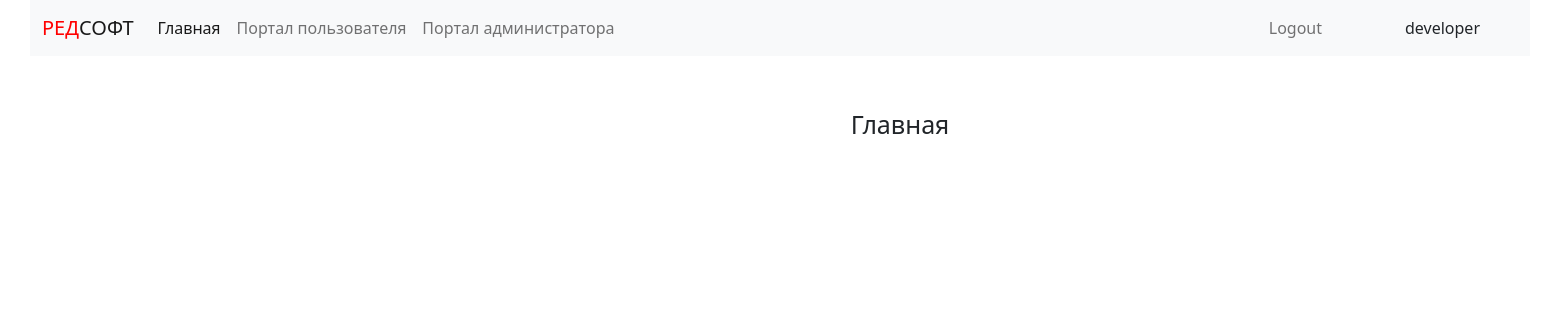
The page / (signed in) on the database as committed earlier.
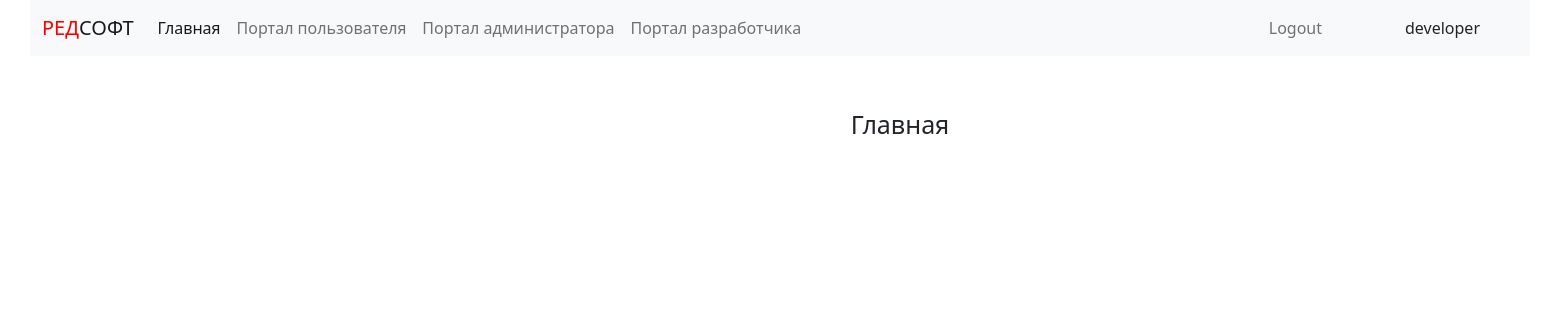
The same page on the database as committed later.
### mainapp/views.py (the view)
# urls.py: path('', mainapp.main, name="index"),
def main(request):
    return render(request, 'mainapp/index.html')

### mainapp/templates/mainapp/index.html
{% extends 'mainapp/base.html' %}
{% load static %}
{% block content %}
    <div class="content">
        <p>
            Главная
        </p>
    </div>
{% endblock %}

### mainapp/templates/mainapp/base.html (shortened to what this page needs)
<!DOCTYPE html>
{% load static %}
<html lang="en">
<head>
    {% block head %}
        <link rel="stylesheet" type="text/css" href="{% static 'css/bootstrap.min.css' %}">
        <link rel="stylesheet" type="text/css" href="{% static 'css/style.css' %}">
    {% endblock %}
</head>
<body>
        <div class="bloсk">
            <div class="header">
                <nav class="navbar navbar-expand-lg navbar-light bg-light right-log">
                  <div class="container-fluid">
                      <a class="navbar-brand" href="{% url 'index' %}"><h><span style="color: red">РЕД</span>СОФТ</h></a>
                    <div class="collapse navbar-collapse" id="navbarNav">
                      <ul class="navbar-nav">
                        <li class="nav-item">
                          <a class="nav-link active" aria-current="page" href="{% url 'index' %}">Главная</a>
                        </li>
                          {% if user.is_authenticated %}
                                {% if user.role == 'ADMIN' or user.role == 'USER' or user.is_superuser%}
                        <li class="nav-item">
                          <a class="nav-link" href="{% url 'main:user' %}">Портал пользователя</a>
                        </li>
                                {% endif %}
                                {% if user.role == 'ADMIN' or user.is_superuser%}
                          <li class="nav-item">
                          <a class="nav-link" href="{% url 'main:admin' %}">Портал администратора</a>
                        </li>
                                {% endif %}
                                {% if user.is_superuser%}
                          <li class="nav-item">
                          <a class="nav-link" href="{% url 'main:dev' %}">Портал разработчика</a>
                        </li>
                                {% endif %}
                          {% endif %}
                           {% if user.is_authenticated %}
                                <li class="nav-item logname">
                                        {{user.username}}
                                </li>
                                <li class="nav-item log">
                                  <a href="{% url 'auth:logout' %}" class="nav-link">Logout</a>
                                    </li>
                           {% endif %}
                      </ul>
                    </div>
                  </div>
                </nav>
            </div>
            {% block content %}
            {% endblock %}
        </div>
</body>
</html>

Rows that differ between the two databases and show on the page:
changed User "developer": is_superuser False → True (drawn)
Other text that changed with them:
text now shown: "Портал разработчика"
